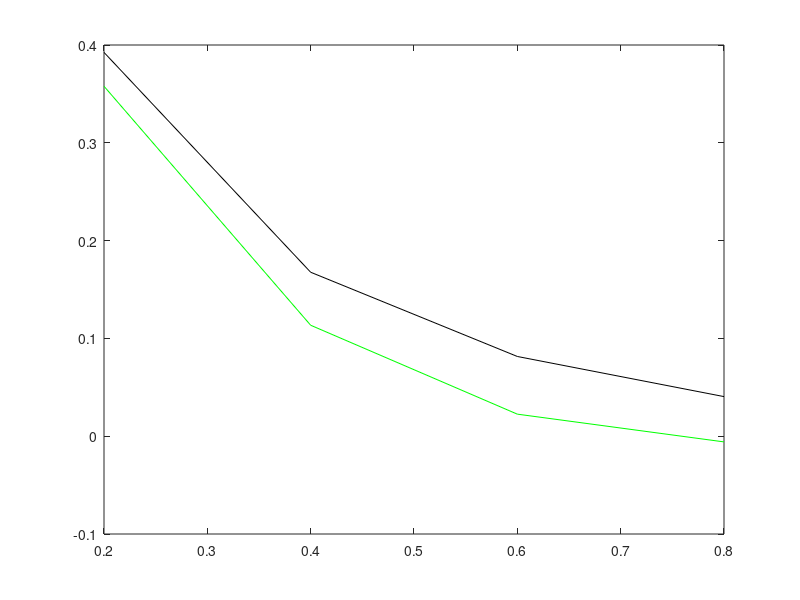

Write the MATLAB code that produced this figure. (Note: this script raises an error after producing the figure.)
clc;
clear;
close all;
prompt = 'Enter N' %user will input N
prompt1 = 'Enter k' %user will input k
N=input(prompt);
k= input(prompt1);
h= 1/N; 
A= zeros(N,N); %creates matrix nxn
for c = 1:N %for loop to make coeff matrix
    for r = 1:N
        
        if r == c
            A(r,c) = -(2+k^2*h^2);
        elseif abs(r-c) == 1
            A(r,c) = 1;
        else
            A(r,c) = 0;
        end
        
    end
end
A;
F= zeros(N,1); %creates zero matrix for solution
for d = 1:N %filling in matrix with value using loop and conditional statements
    if d == 1
        F(d,1)= -1 + h^2;
    elseif d== N
        F(N,1)= h^2;
    else 
        F(d,1)= h^2;
    end
end
F;
F_1= F(1:N-1,1); %reducing matrix since u(L)=0
A_1= A(1:N-1,1:N-1); %reducing matrix since u(L)=0
U= A_1\F_1; %solving for u
x= h:h:1-h; %creating x vector to plot
y=(1-(sinh(k-k*x) + sinh(k*x))/sinh(k))*(1/k^2) + (sinh(k-k*x))/sinh(k); %given exact function
p=plot(x,U,'g',x,y,'k') %plotting exact vs approximate value
p(1).Marker= '*'
legend('approximate value', 'real value');
%input N=~ 5120 for k=10 and k=100 to obtain results with low error